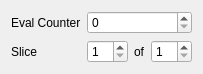
<?xml version="1.0" encoding="UTF-8"?>
<ui version="4.0">
 <class>Form</class>
 <widget class="QWidget" name="Form">
  <property name="geometry">
   <rect>
    <x>0</x>
    <y>0</y>
    <width>192</width>
    <height>64</height>
   </rect>
  </property>
  <property name="windowTitle">
   <string>Form</string>
  </property>
  <layout class="QGridLayout" name="gridLayout">
   <item row="0" column="0">
    <widget class="QLabel" name="label_4">
     <property name="text">
      <string>Eval Counter</string>
     </property>
    </widget>
   </item>
   <item row="0" column="1" colspan="3">
    <widget class="QSpinBox" name="counterSpinBox">
     <property name="maximum">
      <number>7</number>
     </property>
    </widget>
   </item>
   <item row="1" column="0">
    <widget class="QLabel" name="label_3">
     <property name="text">
      <string>Slice</string>
     </property>
    </widget>
   </item>
   <item row="1" column="1">
    <widget class="QSpinBox" name="sliceNoBox">
     <property name="sizePolicy">
      <sizepolicy hsizetype="Minimum" vsizetype="Fixed">
       <horstretch>1</horstretch>
       <verstretch>0</verstretch>
      </sizepolicy>
     </property>
     <property name="minimum">
      <number>1</number>
     </property>
    </widget>
   </item>
   <item row="1" column="2">
    <widget class="QLabel" name="label_6">
     <property name="sizePolicy">
      <sizepolicy hsizetype="Fixed" vsizetype="Preferred">
       <horstretch>0</horstretch>
       <verstretch>0</verstretch>
      </sizepolicy>
     </property>
     <property name="text">
      <string>of</string>
     </property>
    </widget>
   </item>
   <item row="1" column="3">
    <widget class="QSpinBox" name="sliceTotalBox">
     <property name="sizePolicy">
      <sizepolicy hsizetype="Minimum" vsizetype="Fixed">
       <horstretch>1</horstretch>
       <verstretch>0</verstretch>
      </sizepolicy>
     </property>
     <property name="minimum">
      <number>1</number>
     </property>
    </widget>
   </item>
  </layout>
 </widget>
 <resources/>
 <connections/>
</ui>
